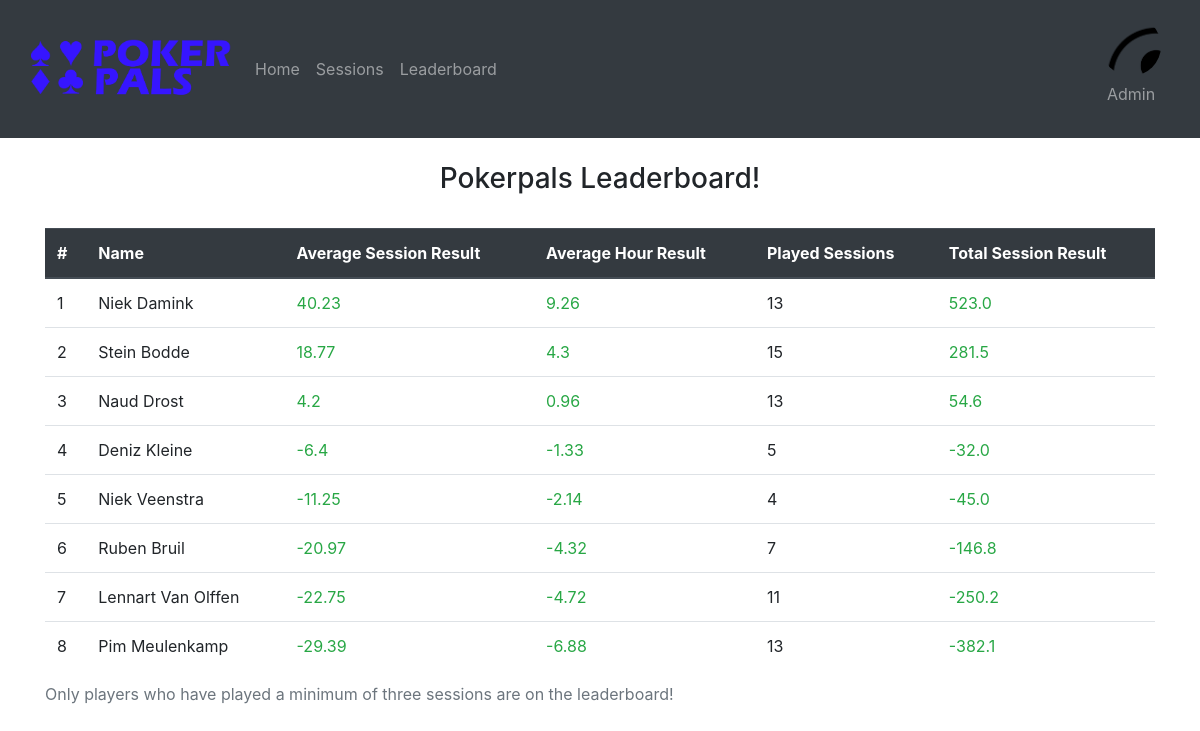
The page /leaderboard (signed in) on the database its author committed.
### website/models.py (models this page shows)
class User(db.Model, UserMixin):
    id = db.Column(db.Integer, primary_key=True)
    name = db.Column(db.String(150), unique=True)
    password = db.Column(db.String(150))
    imgURL = db.Column(db.String(10000))

### website/views.py (the view)
@views.route('/leaderboard')
@login_required
def leaderboard():
    return render_template("leaderboard.html", user = current_user, leaderboard = getLeaderboard())

### website/__init__.py (called while the page is built)
def create_app():
    app = Flask(__name__)
    app.config['SECRET_KEY'] = 'ksjdksajdk17HSSH2ssj88ss'
    app.config['SQLALCHEMY_DATABASE_URI'] = f'sqlite:///{DB_NAME}'
    db.init_app(app)
    from .views import views
    from .auth import auth
    from .admin import admin
    app.register_blueprint(views, url_prefix='/')
    app.register_blueprint(auth, url_prefix='/')
    app.register_blueprint(admin, url_prefix='/admin')
    from .models import User, Post
    create_database(app)
    login_manager = LoginManager()
    login_manager.login_view = 'auth.login'
    login_manager.init_app(app)
    @login_manager.user_loader
    def load_user(id):
        return User.query.get(int(id))
    return app

### website/templates/leaderboard.html (shortened to what this page needs)
{% extends "base.html" %} {% block title %}Leaderboard{% endblock %} {% block content %}
<div class="container py-4">
    <h3 align="center">Pokerpals Leaderboard!</h3><br>
    <table class="table">
        <caption>Only players who have played a minimum of three sessions are on the leaderboard!</caption>
        <thead class="thead-dark">
          <tr>
            <th scope="col">#</th>
            <th scope="col">Name</th>
            <th scope="col">Average Session Result</th>
            <th scope="col">Average Hour Result</th>
            <th scope="col">Played Sessions</th>
            <th scope="col">Total Session Result</th>
          </tr>
        </thead>
        <tbody>
            {%for person in leaderboard%}
          <tr>
            <td>{{person[0]}}</td>
            <td>{{person[1]}}</td>
            <td name="number">{{person[2]}}</td>
            <td name="number">{{person[3]}}</td>
            <td>{{person[4]}}</td>
            <td name="number">{{person[5] | round(2)}}</td>
          </tr>
          {%endfor%}
        </tbody>
      </table>
</div>
{% endblock %}

### website/templates/base.html (shortened to what this page needs)
<!DOCTYPE html>
<html>
<head>
  <link rel="stylesheet" href="https://stackpath.bootstrapcdn.com/bootstrap/4.4.1/css/bootstrap.min.css"
 />
  <link rel="stylesheet" href="https://stackpath.bootstrapcdn.com/font-awesome/4.7.0/css/font-awesome.min.css"
 />
</head>
<body>
  {% if user.is_authenticated %}
  <nav class="navbar navbar-expand-lg navbar-dark bg-dark sticky-top">
    <div class="container-fluid">
      <a class="navbar-brand">
        <img src="{{url_for('static', filename='pictures/logo.png')}}" width="200px">
      </a>
      <div class="collapse navbar-collapse" id="navbarText">
        <ul class="navbar-nav me-auto mb-2 mb-lg-0">
          <li class="nav-item">
            <a class="nav-link" href="/">Home</a>
          </li>
          <li class="nav-item">
            <a class="nav-link" href="/sessions">Sessions</a>
          </li>
          <li class="nav-item">
            <a class="nav-link" href="/leaderboard">Leaderboard</a>
          </li>
        </ul>
        <ul class="navbar-nav ml-auto mb-2 mb-lg-0">
          <li class="nav-item">
            <a class="nav-link text-center" href="/account">
              <div class="circular--landscape-big">
                <img src="{{url_for('static', filename= user.imgURL)}}">
              </div>
              <p>{{user.name}}</p>
              </a>
      </div>
    </div>
  </nav>
  {% endif %}
    <div class="container-fluid">
        {% block content%}
        {% endblock %}
    </div>
  </body>
</html>

### website/templates/base.html (style rules this page uses)
.circular--landscape-big { display: inline-block; position: relative; width: 60px; height: 60px; overflow: hidden; border-radius: 50%; }
.circular--landscape-big img { width: auto; height: 200%; margin-left: -5px; }

### rows shown on the page
User: imgURL (picture), name "Admin"
User: person "1", name "Niek Damink", person "40.23", person "9.26", person "13", person "523.0"
User: id "2", name "Stein Bodde", person "18.77", person "4.3", person "15", person "281.5"
User: person "3", name "Naud Drost", person "4.2", person "0.96", person "13", person "54.6"
User: person "4", name "Deniz Kleine", person "-6.4", person "-1.33", person "5", person "-32.0"
User: person "5", name "Niek Veenstra", person "-11.25", person "-2.14", person "4", person "-45.0"
User: person "6", name "Ruben Bruil", person "-20.97", person "-4.32", person "7", person "-146.8"
User: person "7", name "Lennart Van Olffen", person "-22.75", person "-4.72", person "11", person "-250.2"
User: person "8", name "Pim Meulenkamp", person "-29.39", person "-6.88", person "13", person "-382.1"
